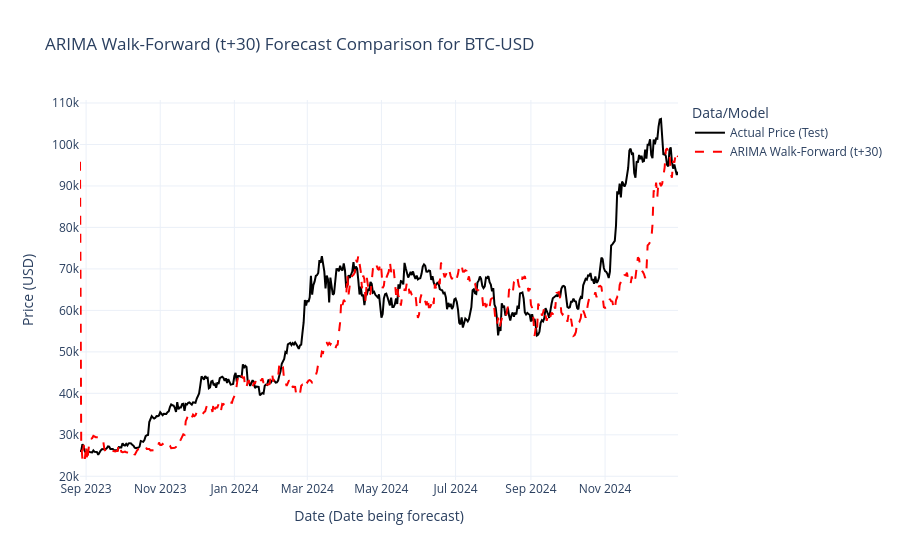

Notebook source saved alongside this figure:
### Markdown cell above
## 9. Visualize Walk-Forward Results (t+h)

### Code cell
print("\n--- Plotting Walk-Forward Forecasts ---")

prediction_dates = test_data_full.index[h-1:]

# Check length alignment before creating DataFrame
if len(prediction_dates) != len(arima_walk_forward_predictions_h_step):
     min_plot_len = min(len(prediction_dates), len(arima_walk_forward_predictions_h_step))
     print(f"Warning: Aligning plot data lengths to {min_plot_len}")
     prediction_dates = prediction_dates[:min_plot_len]
     plot_predictions = arima_walk_forward_predictions_h_step[:min_plot_len]
     plot_actuals = y_test_actual_h_step[:min_plot_len]
else:
     plot_predictions = arima_walk_forward_predictions_h_step
     plot_actuals = y_test_actual_h_step

results_df_wf = pd.DataFrame({
    'Actual': plot_actuals.flatten(),
    f'ARIMA (t+{h})': plot_predictions.flatten()
}, index=prediction_dates) 

fig = go.Figure()
fig.add_trace(go.Scatter(x=results_df_wf.index, y=results_df_wf['Actual'], mode='lines', name='Actual Price (Test)', line=dict(color='black')))
fig.add_trace(go.Scatter(x=results_df_wf.index, y=results_df_wf[f'ARIMA (t+{h})'], mode='lines', name=f'ARIMA Walk-Forward (t+{h})', line=dict(color='red', dash='dash')))

fig.update_layout(
    title=f'ARIMA Walk-Forward (t+{h}) Forecast Comparison for {ticker}',
    xaxis_title="Date (Date being forecast)",
    yaxis_title="Price (USD)",
    legend_title="Data/Model",
    template="plotly_white"
)
fig.show()

### Figure 1 — Plotly figure (JSON) as saved in the notebook; plotly's stock layout.template omitted (floating-point values rounded to 4 significant figures; data arrays with more than 128 entries replaced by an {"elided": "..."} marker saying what was removed)
{"data": [{"line": {"color": "black"}, "mode": "lines", "name": "Actual Price (Test)", "type": "scatter", "x": {"elided": "493 str values"}, "y": {"elided": "493 float values"}}, {"line": {"color": "red", "dash": "dash"}, "mode": "lines", "name": "ARIMA Walk-Forward (t+30)", "type": "scatter", "x": {"elided": "493 str values"}, "y": {"elided": "493 float values"}}], "layout": {"legend": {"title": {"text": "Data/Model"}}, "title": {"text": "ARIMA Walk-Forward (t+30) Forecast Comparison for BTC-USD"}, "xaxis": {"title": {"text": "Date (Date being forecast)"}}, "yaxis": {"title": {"text": "Price (USD)"}}}}
